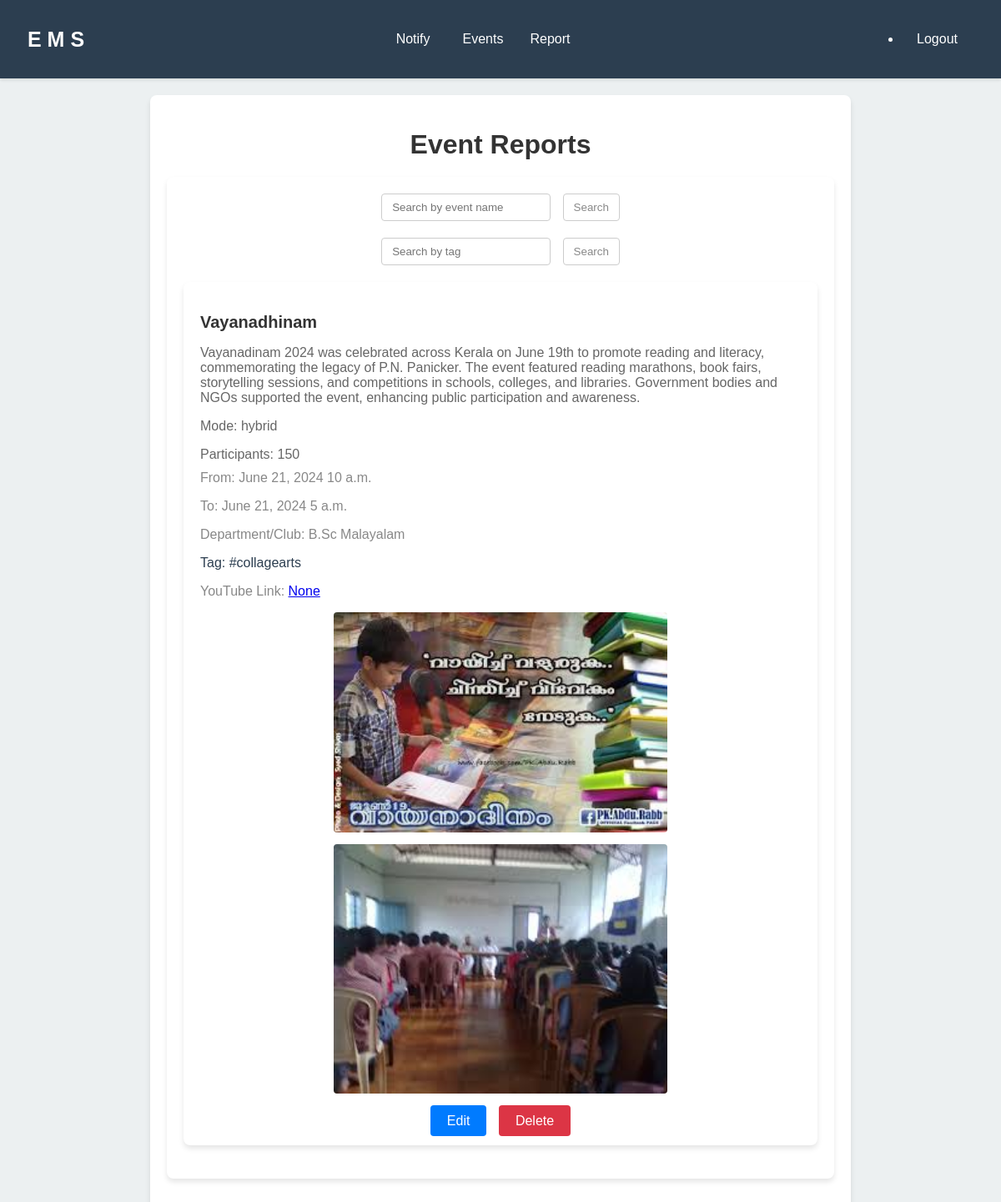
Page /report/ (signed in) on the committed database.
### event/models.py (models this page shows, shortened)
class Event_Report(models.Model):
    date = models.DateField(auto_now_add=True)
    report = models.TextField(null=True)
    youtube_link = models.URLField(null=True,blank=True)
    photo = models.ImageField(upload_to='event_reports/photos/', null=True, blank=True)
    alternate_photo = models.ImageField(upload_to='event_reports/alternate_photos/', null=True, blank=True)
    event = models.ForeignKey(Event, on_delete=models.CASCADE)

class Event(models.Model):
    mode_choices = [
        ('online', 'Online'),
        ('offline', 'Offline'),
        ('hybrid', 'Hybrid')
    ]
    title = models.CharField(max_length=100)
    mode = models.CharField(max_length=10, choices=mode_choices)
    no_participants = models.IntegerField()
    description = models.TextField()
    from_date = models.DateField()
    from_time = models.TimeField()
    date_to = models.DateField()
    time_to = models.TimeField()
    dept_club = models.ForeignKey(Dept_Club, on_delete=models.CASCADE)
    tag = models.ForeignKey('Tags', on_delete=models.DO_NOTHING)
    brochure = models.ImageField(upload_to='brochures/')

class Dept_Club(models.Model):
    dc_name = models.CharField(max_length=50, blank=False)
    def __str__(self):
        return self.dc_name

class Tags(models.Model):
    tag = models.CharField(max_length=200)
    def __str__(self):
        return self.tag

### event/views.py (the view)
# urls.py: path('report/', views.report_page, name='report_page'),
@login_required
def report_page(request):
    if request.user.is_superuser:
        reports = Event_Report.objects.all()
    else:
        try:
            faculty = Faculty.objects.get(user=request.user)
            user_dept_club = faculty.dept_club
            reports = Event_Report.objects.filter(event__dept_club=user_dept_club)
        except Faculty.DoesNotExist:
            reports = Event_Report.objects.none()
    context = {
        'reports': reports,
    }
    return render(request, 'events/report.html', context)

### event/templates/events/report.html (shortened to what this page needs)
{% extends 'events/base.html' %}
{% block content %}
    <h1>Event Reports</h1>
    <div class="container">
        <form method="GET" action="{% url 'search_report' %}">
            <input type="text" name="name" placeholder="Search by event name">
            <button type="submit">Search</button>
        </form>
        <form method="GET" action="{% url 'search_report' %}">
            <input type="text" name="tag" placeholder="Search by tag">
            <button type="submit">Search</button>
        </form>
        {% if reports %}
            {% for report in reports %}
                <div class="event-card" id="report-{{ report.id }}">
                    <h2 class="event-title">{{ report.event.title }}</h2>
                    <p class="event-details">{{ report.report }}</p>
                    <p class="event-details">Mode: {{ report.event.mode }}</p>
                    <p class="event-details">Participants: {{ report.event.no_participants }}</p>
                    <p class="event-date">From: {{ report.event.from_date }} {{ report.event.from_time }}</p>
                    <p class="event-date">To: {{ report.event.date_to }} {{ report.event.time_to }}</p>
                    <p class="event-date">Department/Club: {{ report.event.dept_club }}</p>
                    <p class="event-tag">Tag: {{ report.event.tag }}</p>
                    <p class="event-date">YouTube Link: <a href="{{ report.youtube_link }}">{{ report.youtube_link }}</a></p>
                    {% if report.photo %}
                        <div class="image-container">
                            <img class="event-photo" src="{{ report.photo.url }}" alt="Photo">
                        </div>
                    {% endif %}
                    {% if report.alternate_photo %}
                        <div class="image-container">
                            <img class="event-photo" src="{{ report.alternate_photo.url }}" alt="Alternate Photo">
                        </div>
                    {% endif %}
                    {% if not request.user.is_superuser %}
                        <div class="button-container">
                            <a href="{% url 'edit_report' report.id %}" class="button edit">Edit</a>
                            <a href="{% url 'delete_report' report.id %}" class="button delete" onclick="return confirm('Are you sure you want to delete this report?');">Delete</a>
                        </div>
                    {% endif %}
                </div>
            {% endfor %}
        {% else %}
            <p>No event reports found</p>
        {% endif %}
    </div>
{% endblock %}

### event/templates/events/report.html (style rules this page uses)
body { font-family: Arial, sans-serif; margin: 0; padding: 0; background-color: #f4f4f4; }
.container { max-width: 800px; margin: 20px auto; padding: 0 20px; }
h1 { text-align: center; margin-bottom: 20px; color: #333; }
.event-card { background-color: #fff; border-radius: 8px; box-shadow: 0 4px 6px rgba(0, 0, 0, 0.1); margin-bottom: 20px; padding: 20px; transition: box-shadow 0.3s ease; }
.event-title { font-size: 20px; margin-bottom: 10px; color: #333; }
.event-details { color: #666; margin-bottom: 10px; }
.event-date { color: #888; font-size: 16px; font-weight: normal; margin-top: 0; }
.image-container { text-align: center; margin-top: 10px; }
.event-photo { width: 100%; max-width: 400px; height: auto; border-radius: 4px; }
form { text-align: center; margin-bottom: 20px; }
input[type="text"], input[type="date"], button { padding: 8px 12px; margin: 0 5px; border: 1px solid #ccc; border-radius: 4px; transition: border-color 0.3s ease; background-color: #fff; color: #888; }
button { background-color: #fff; cursor: pointer; border: 1px solid #ccc; color: #888; }
.button-container { text-align: center; margin-top: 20px; }
.button { padding: 10px 20px; border-radius: 4px; color: #fff; border: none; cursor: pointer; text-align: center; text-decoration: none; transition: background-color 0.3s ease; margin: 5px; }
.edit { background-color: #007bff; }
.delete { background-color: #dc3545; }

### event/templates/events/base.html (style rules this page uses)
body { font-family: Arial, sans-serif; margin: 0; padding: 0; background-color: #ECF0F1; color: #2C3E50; }
.container { margin-top: 20px; padding: 20px; background-color: #fff; border-radius: 8px; box-shadow: 0 4px 6px rgba(0,0,0,0.1); }

### rows in the picture
Event_Report: event "Vayanadhinam", report "Vayanadinam 2024 was celebrated across Kerala on June 19th to promote reading and literacy, commemorating the legacy of P.N. Panicker. The event featured reading marathons, book fairs, storytelling sessions, and competitions in schools, colleges, and libraries. Government bodies and NGOs supported the event, enhancing public participation and awareness.", event.mode "hybrid", event.no_participants "150", event.from_date "June 21, 2024", event.from_time "10 a.m.", event.date_to "June 21, 2024", event.time_to "5 a.m.", event.dept_club "B.Sc Malayalam", event.tag "#collagearts", youtube_link "None", photo (picture), alternate_photo (picture)
